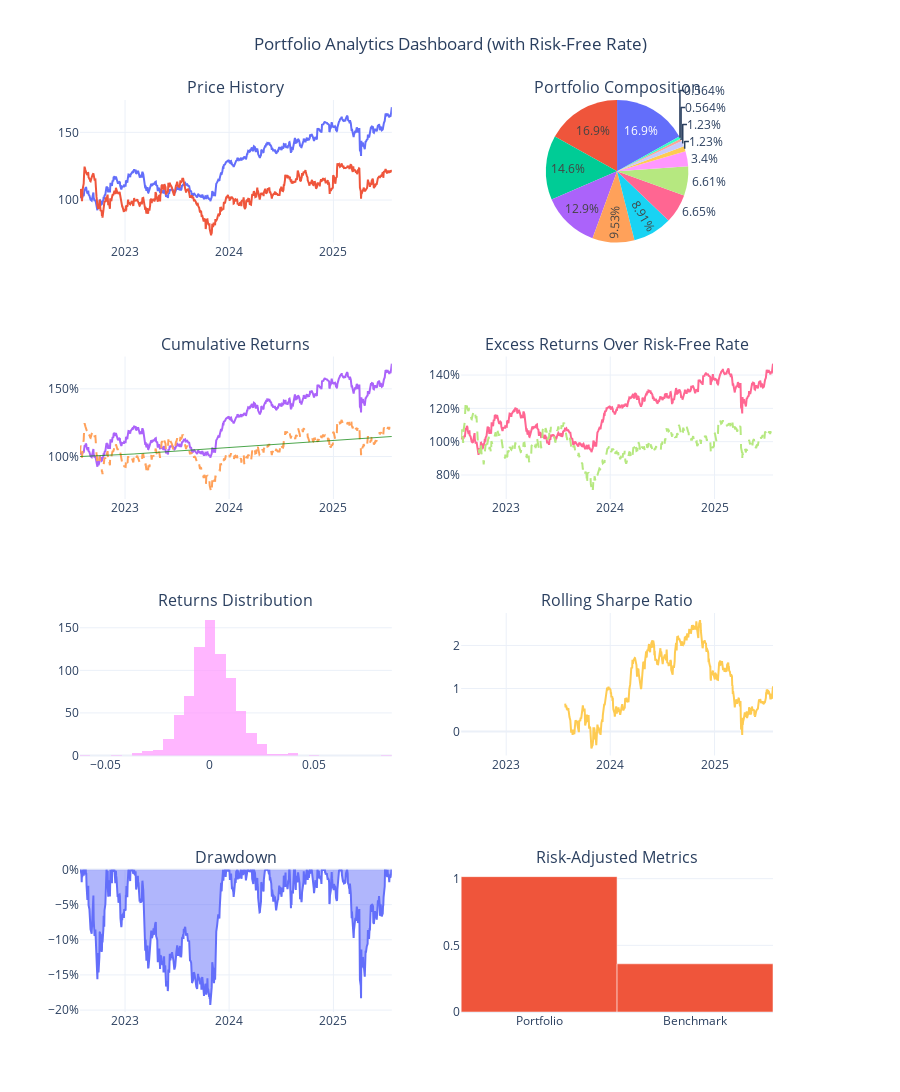

The cell this chart's notebook holds for it:
### Code cell
# ============================================================================
# 4. INTERACTIVE DASHBOARD
# ============================================================================

print("\n🎛️ 4. Interactive Portfolio Dashboard")

# Prepare data for dashboard
price_data_dashboard = pd.DataFrame({
    'Portfolio': (1 + portfolio_returns_aligned).cumprod() * 100
})

if benchmark_returns_aligned is not None:
    price_data_dashboard['Benchmark'] = (1 + benchmark_returns_aligned).cumprod() * 100

# Create comprehensive dashboard
visualizer.create_dashboard(
    portfolio_returns=portfolio_returns_aligned,
    price_data=price_data_dashboard,
    weights=portfolio_weights,
    benchmark_returns=benchmark_returns_aligned,
    start_date=start_date_str,
    end_date=end_date_str
)

print("✅ Interactive dashboard created")

# ============================================================================
# 5. CORRELATION ANALYSIS
# ============================================================================

print("\n🔗 5. Correlation Analysis")

# Calculate correlation matrix for portfolio stocks
stock_returns = portfolio_returns[list(portfolio_weights.keys())]
visualizer.plot_correlation_matrix(
    returns=stock_returns,
    title=f"Portfolio Stocks Correlation Matrix ({len(portfolio_weights)} stocks)",
    figsize=(12, 10)
)

# Portfolio vs benchmark correlation (if available)
if benchmark_returns_aligned is not None:
    correlation_data = pd.DataFrame({
        'Portfolio': portfolio_returns_aligned,
        'Benchmark': benchmark_returns_aligned
    })
    
    if risk_free_aligned is not None:
        correlation_data['Risk_Free'] = risk_free_aligned
    
    # Rolling correlation
    rolling_corr = portfolio_returns_aligned.rolling(60).corr(benchmark_returns_aligned)
    
    plt.figure(figsize=(12, 6))
    plt.plot(rolling_corr.index, rolling_corr, linewidth=2, color='purple')
    plt.title(f'Rolling 60-Day Correlation: Portfolio vs {benchmark_symbol}', fontweight='bold')
    plt.ylabel('Correlation')
    plt.xlabel('Date')
    plt.grid(True, alpha=0.3)
    plt.axhline(y=0, color='red', linestyle='--', alpha=0.7)
    plt.axhline(y=correlation, color='green', linestyle='--', alpha=0.7, 
                label=f'Average: {correlation:.3f}')
    plt.legend()
    plt.tight_layout()
    plt.show()

print("✅ Correlation analysis complete")

### Figure 1 — Plotly figure (JSON) as saved in the notebook; plotly's stock layout.template omitted (floating-point values rounded to 4 significant figures; data arrays with more than 128 entries replaced by an {"elided": "..."} marker saying what was removed)
{"data": [{"mode": "lines", "name": "Portfolio", "type": "scatter", "x": {"elided": "752 str values"}, "xaxis": "x", "y": {"elided": "752 float values"}, "yaxis": "y"}, {"mode": "lines", "name": "Benchmark", "type": "scatter", "x": {"elided": "752 str values"}, "xaxis": "x", "y": {"elided": "752 float values"}, "yaxis": "y"}, {"domain": {"x": [0.55, 1], "y": [0.8438, 1]}, "labels": ["V", "C", "A", "K", "F", "S", "X", "L", "^IRX", "T", "D", "M", "R"], "name": "Portfolio Weights", "type": "pie", "values": [0.03397, 0.1692, 0.09531, 0.06608, 0.01228, 0.01228, 0.005639, 0.1456, 0.06652, 0.08912, 0.005639, 0.1692, 0.1293]}, {"mode": "lines", "name": "Portfolio", "type": "scatter", "x": {"elided": "752 str values"}, "xaxis": "x2", "y": {"elided": "752 float values"}, "yaxis": "y2"}, {"line": {"dash": "dash"}, "mode": "lines", "name": "Benchmark", "type": "scatter", "x": {"elided": "752 str values"}, "xaxis": "x2", "y": {"elided": "752 float values"}, "yaxis": "y2"}, {"line": {"color": "green", "width": 1}, "mode": "lines", "name": "Risk-Free Rate", "opacity": 0.7, "type": "scatter", "x": {"elided": "752 str values"}, "xaxis": "x2", "y": {"elided": "752 float values"}, "yaxis": "y2"}, {"mode": "lines", "name": "Portfolio Excess", "type": "scatter", "x": {"elided": "752 str values"}, "xaxis": "x3", "y": {"elided": "752 float values"}, "yaxis": "y3"}, {"line": {"dash": "dash"}, "mode": "lines", "name": "Benchmark Excess", "type": "scatter", "x": {"elided": "752 str values"}, "xaxis": "x3", "y": {"elided": "752 float values"}, "yaxis": "y3"}, {"name": "Portfolio Returns", "nbinsx": 50, "opacity": 0.7, "type": "histogram", "x": {"elided": "752 float values"}, "xaxis": "x4", "yaxis": "y4"}, {"mode": "lines", "name": "Rolling Sharpe (1Y)", "type": "scatter", "x": {"elided": "752 str values"}, "xaxis": "x5", "y": {"elided": "752 float values"}, "yaxis": "y5"}, {"fill": "tonexty", "name": "Drawdown", "type": "scatter", "x": {"elided": "752 str values"}, "xaxis": "x6", "y": {"elided": "752 float values"}, "yaxis": "y6"}, {"name": "Sharpe Ratios", "type": "bar", "x": ["Portfolio", "Benchmark"], "xaxis": "x7", "y": [1.015, 0.3615], "yaxis": "y7"}], "layout": {"annotations": [{"font": {"size": 16}, "showarrow": false, "text": "Price History", "x": 0.225, "xanchor": "center", "xref": "paper", "y": 1, "yanchor": "bottom", "yref": "paper"}, {"font": {"size": 16}, "showarrow": false, "text": "Portfolio Composition", "x": 0.775, "xanchor": "center", "xref": "paper", "y": 1, "yanchor": "bottom", "yref": "paper"}, {"font": {"size": 16}, "showarrow": false, "text": "Cumulative Returns", "x": 0.225, "xanchor": "center", "xref": "paper", "y": 0.7188, "yanchor": "bottom", "yref": "paper"}, {"font": {"size": 16}, "showarrow": false, "text": "Excess Returns Over Risk-Free Rate", "x": 0.775, "xanchor": "center", "xref": "paper", "y": 0.7188, "yanchor": "bottom", "yref": "paper"}, {"font": {"size": 16}, "showarrow": false, "text": "Returns Distribution", "x": 0.225, "xanchor": "center", "xref": "paper", "y": 0.4375, "yanchor": "bottom", "yref": "paper"}, {"font": {"size": 16}, "showarrow": false, "text": "Rolling Sharpe Ratio", "x": 0.775, "xanchor": "center", "xref": "paper", "y": 0.4375, "yanchor": "bottom", "yref": "paper"}, {"font": {"size": 16}, "showarrow": false, "text": "Drawdown", "x": 0.225, "xanchor": "center", "xref": "paper", "y": 0.1562, "yanchor": "bottom", "yref": "paper"}, {"font": {"size": 16}, "showarrow": false, "text": "Risk-Adjusted Metrics", "x": 0.775, "xanchor": "center", "xref": "paper", "y": 0.1562, "yanchor": "bottom", "yref": "paper"}], "height": 1600, "showlegend": false, "title": {"text": "Portfolio Analytics Dashboard (with Risk-Free Rate)", "x": 0.5}, "xaxis": {"anchor": "y", "domain": [0, 0.45]}, "xaxis2": {"anchor": "y2", "domain": [0, 0.45]}, "xaxis3": {"anchor": "y3", "domain": [0.55, 1]}, "xaxis4": {"anchor": "y4", "domain": [0, 0.45]}, "xaxis5": {"anchor": "y5", "domain": [0.55, 1]}, "xaxis6": {"anchor": "y6", "domain": [0, 0.45]}, "xaxis7": {"anchor": "y7", "domain": [0.55, 1]}, "yaxis": {"anchor": "x", "domain": [0.8438, 1]}, "yaxis2": {"anchor": "x2", "domain": [0.5625, 0.7188], "tickformat": ".0%"}, "yaxis3": {"anchor": "x3", "domain": [0.5625, 0.7188], "tickformat": ".0%"}, "yaxis4": {"anchor": "x4", "domain": [0.2812, 0.4375]}, "yaxis5": {"anchor": "x5", "domain": [0.2812, 0.4375]}, "yaxis6": {"anchor": "x6", "domain": [0, 0.1562], "tickformat": ".0%"}, "yaxis7": {"anchor": "x7", "domain": [0, 0.1562]}}}
